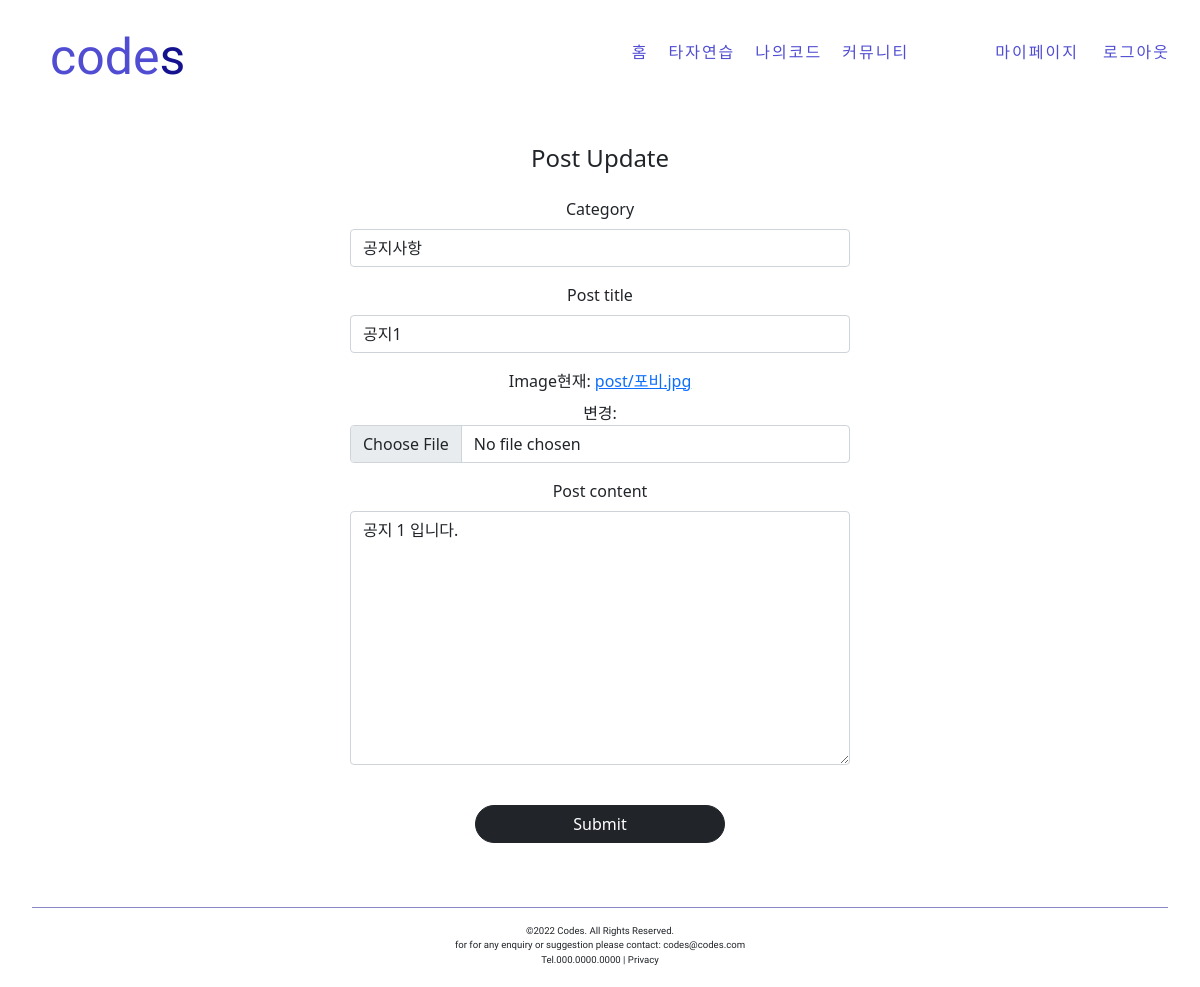
The app's page /post/update/6 (signed in) with its own data.
### postapp/models.py (models this page shows, shortened)
class Post(models.Model):
    post_id = models.AutoField(primary_key=True)
    post_title = models.CharField(max_length=256,null=False)
    image = models.ImageField(upload_to='post/', null=False)
    post_content = models.TextField(null=False)
    post_viewnum = models.IntegerField(default=0)
    like_num = models.IntegerField(default=0)
    post_wdate = models.DateTimeField(auto_now_add=True)
    post_mdate = models.DateTimeField(auto_now=True)
    writer = models.ForeignKey(User, on_delete=models.CASCADE, related_name='post', null=False)
    category = models.ForeignKey(PostCategory, on_delete=models.CASCADE, related_name='category', null=False)

### postapp/views.py (the view, shortened to what this page needs)
# urls.py: path('update/<int:pk>', PostUpdateView.as_view(), name='update'),
@method_decorator(post_ownership_required, 'get')
@method_decorator(post_ownership_required, 'post')
class PostUpdateView(UpdateView):
    model = Post
    context_object_name = 'target_post'
    form_class = PostCreationForm
    template_name = 'postapp/update.html'

### postapp/forms.py
class PostCreationForm(ModelForm):
    class Meta:
        model = Post
        fields = ['category', 'post_title', 'image', 'post_content']

### boardapp/models.py (called while the page is built)
    def __str__(self):
        return str(self.post_category)

### postapp/dacorators.py (called while the page is built)
def post_ownership_required(func):
    def decorated(request, *args, **kwargs):
        post = Post.objects.get(pk=kwargs['pk'])
        if not post.writer == request.user:
            return HttpResponseForbidden()
        return func(request,*args, **kwargs)
    return decorated

### postapp/templates/postapp/update.html (shortened to what this page needs)
{% extends 'base.html' %}
{% load bootstrap4 %}
{% block content %}
    <div style="text-align: center; max-width: 500px; margin: 4rem auto">
        <div class="mb-4">
            <h4>Post Update</h4>
        </div>
    <form action="{% url 'postapp:update' pk=target_post.pk %}" method="post" enctype="multipart/form-data">
        {% bootstrap_form form %}
        <input type="submit" class="btn btn-dark rounded-pill col-6 mt-4">
    </form>
    </div>
{% endblock %}

### records on screen
Post: category "공지사항", post_title "공지1", post_content "공지 1 입니다."
